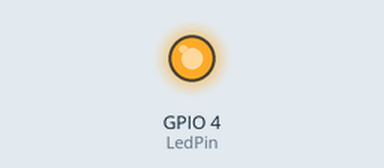
Simulated run of this program. Board: Raspberry Pi (BCM pin numbers). Parts: output pins drawn as LEDs (lit = HIGH). At 5.0 s the program stops and its outputs stay as they are.

Above: at 0.1 s.
At 5.1 s:
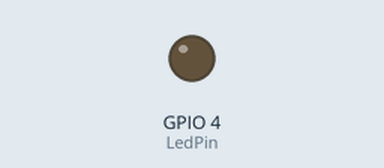
Timing chart, 0 to 6.5 s (numbered marks = the images above):
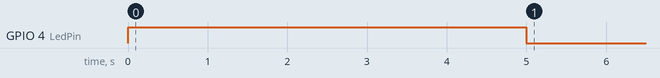

The program:

led.py
```python
#!/usr/bin/python3
"""
Designed by R. Chiu for the embeded system lecture.
(r)2023  Universidad de Guadalajara MX
All the code comments where gerenerates automatically by chatGPT 3.5
"""

import RPi.GPIO as GPIO  # Import the RPi.GPIO library for controlling GPIO pins
import time

LedPin = 4  # Define the GPIO pin (BCM mode) to which the LED is connected

# Set the GPIO mode to BCM (Broadcom SOC channel numbering)
GPIO.setmode(GPIO.BCM)

# Set the LedPin as an output pin
GPIO.setup(LedPin, GPIO.OUT)

# Turn on the LED by setting the output to HIGH
GPIO.output(LedPin, GPIO.HIGH)

# Wait for 5 seconds
time.sleep(5)  # Note the corrected function name "time.sleep" instead of "time.slep"

# Turn off the LED by setting the output to LOW
GPIO.output(LedPin, GPIO.LOW)

# Clean up and release the GPIO resources
GPIO.cleanup()
```

Measured:
- by itself, GPIO 4 (LedPin): LOW → HIGH at 0.00 s, → LOW 5.0 s later
